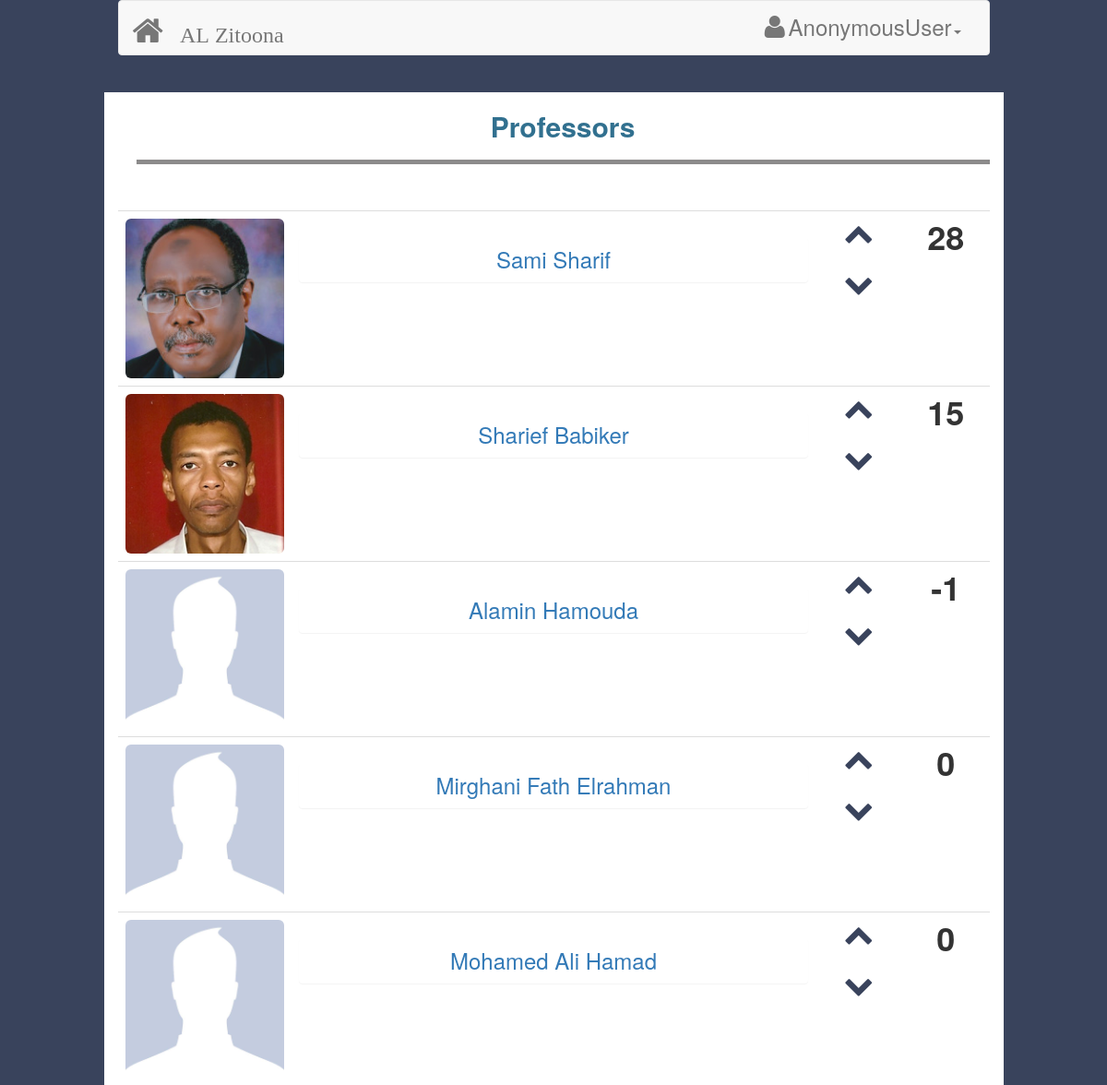
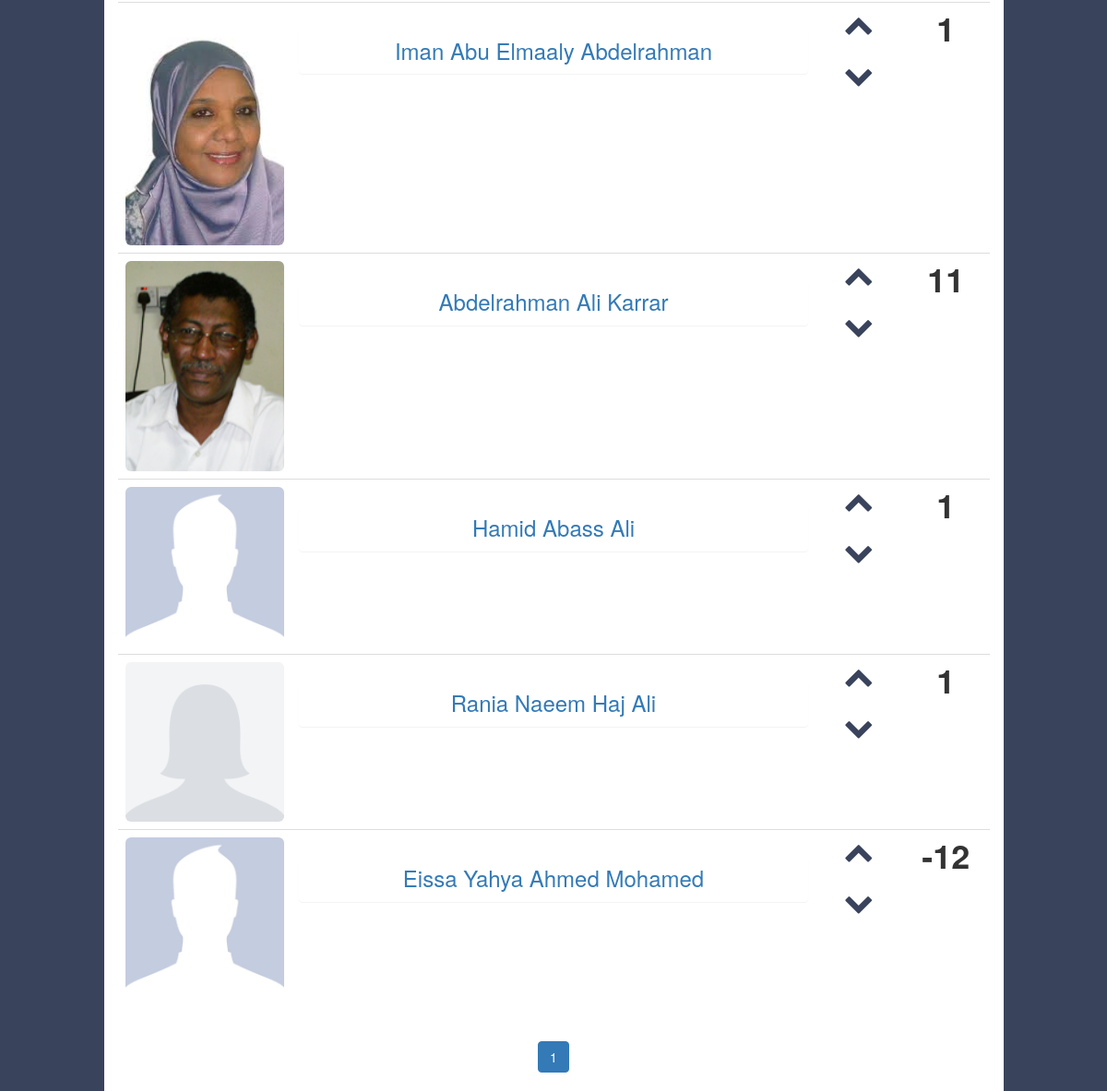
The page /home/rating_professors/ on the database its author committed (2 pictures, top to bottom).
### Begining/models.py (models this page shows, shortened)
class Professor(models.Model):
    user=models.OneToOneField(User,unique=True)
    professor_id=models.AutoField(primary_key=True,unique=True,default=None)
    nickname=models.CharField("nick name",max_length=100,default="user")
    specialization = models.CharField("specialization", max_length=100)
    phone_number = models.CharField("Phone Number", max_length=10)
    photo_name=models.CharField("photo name",max_length=100,default="")
    photo=models.FileField(upload_to=MEDIA_ROOT,default=None)
    upvote=models.IntegerField("up vote",default=0)
    downvote=models.IntegerField("down vote",default=0)
    total_votes=models.IntegerField("total votes",default=0)

### professor_section/views.py (the view, shortened to what this page needs)
# urls.py: url(r'^home/rating_professors/', rating_professors.as_view()),
class rating_professors(View):
    def get(self,request):
        user = request.user
        professors=Professor.objects.all()
        paginator = Paginator(professors, 10)
        requested_page = request.GET.get('page')
        try:
            page = paginator.page(requested_page)
        except PageNotAnInteger:
            page = paginator.page(1)
        except EmptyPage:
            page = paginator.page(paginator.num_pages)
        context={"page":page}
        return render(request,"rating_professors.html",context)

### templates/rating_professors.html (shortened to what this page needs)
{% load staticfiles %}
<html>
<head>
    <link href="{% static 'css/bootstrap.min.css'%}" rel="stylesheet">
    <link href="{% static 'css/loading.css'%}" rel="stylesheet">
    <link href="{% static 'css/loading_spinner.css'%}" rel="stylesheet">
    <link href="{% static 'css/font-awesome.min.css'%}" rel="stylesheet">
    <link href="{% static 'css/separator.css'%}" rel="stylesheet">
</head>
<body>
<div class="container">
    <div class="row">
        <div class="col-xs-10 col-xs-offset-1">
            {% include 'Site_Bar.html'%}
        </div>
        <div class="col-xs-10 col-xs-offset-1" id="alzitoona-table" style="margin-top:20px">
            <div class="h2 text-info" style="margin-left:20px;" align="center">
                <strong>Professors</strong>
                <hr class="separator">
            </div>
            <div class="table-responsive" id="normal-table">
                <table class="table " style="margin-top:30px">
                    <tbody>
                    {% for info in page.object_list %}
                    <tr id="professor{{info.user.username}">
                        <td style="height:100px" class="col-xs-2">
                            <img src={{info.photo_name}} class="img-rounded img-responsive">
                        </td>
                        <td style=" height:100px" class="col-xs-6">
                            <div class="panel" style="margin-top:20px">
                                <div class="panel-heading">
                                    <a data-toggle="collapse" href="#collapse{{info.professor_id}}"
                                       class="professor"><strong class="h3">{{info.nickname}}</strong></a>
                                </div>
                            </div>
                        </td>
                        <td style=" height:100px" class="col-xs-1">
                            <a href="#P{{info.professor_id}}" class="UpVote" title="I like it"
                               id="{{info.professor_id}}"> <i
                                    class="fa fa-chevron-up fa-2x " style="color:#39435c"></i></a>
                            <br><br>
                            <a href="#P{{info.professor_id}}" class="DownVote" title="I don't like it "
                               id="{{info.professor_id}}"><i
                                    class="fa fa-chevron-down fa-2x " style="color:#39435c"></i></a>
                        </td>
                        <td style=" height:100px" class="col-xs-1">
                            <span class="h1 " id="rate-professorResult{{info.professor_id}}"><strong>{{info.total_votes}}</strong></span>
                        </td>
                    </tr>
                    {% endfor %}
                    </tbody>
                </table>
                <div align="center">
                    <ul class="pagination pagination-centered">
                        <li class="active"><a href="?page={{ page.number }}">{{page.number}}</a></li>
                    </ul>
                </div>
            </div>
        </div>
    </div>
</div>
</body>
</html>

### templates/Site_Bar.html (shortened to what this page needs)
<nav class="navbar navbar-default">
    <div class="container-fluid">
        <div class="navbar-header">
            <a class="navbar-brand" href="/home/"><i class="fa fa-home fa-2x">&nbsp;&nbsp;<strong class="h3">AL
                Zitoona</strong></i></a>
        </div>
        <div class="collapse navbar-collapse" id="myNavbar">
            <ul class="nav navbar-nav navbar-right">
                <li class="dropdown">
                    <a class="dropdown-toggle" data-toggle="dropdown" href="#"><i class="fa fa-user fa-2x"></i>&nbsp;<strong class="h3">{{request.user}}</strong><span class="caret"></span></a>
                </li>
            </ul>
        </div>
    </div>
</nav>

### static/css/separator.css (style rules this page uses)
hr.separator { border-top: 5px solid #8c8b8b; text-align: center; }
hr.separator:after { content: '§'; display: inline-block; position: relative; top: -14px; padding: 0 10px; background: #ffffff; color: #8c8b8b; font-size: 18px; -webkit-transform: rotate(60deg); -moz-transform: rotate(60deg); transform: rotate(60deg); }

### templates/rating_professors.html (style rules this page uses)
td,th { text-align:center ; }
body { background-color:#39435c }
#alzitoona-table { background-color:white }
img { width: 200px; height: auto; }

### rows shown on the page
Professor: photo_name (picture), nickname "Sami Sharif", total_votes "28"
Professor: photo_name (picture), nickname "Sharief Babiker", total_votes "15"
Professor: photo_name (placeholder picture), nickname "Alamin Hamouda", total_votes "-1"
Professor: photo_name (placeholder picture), nickname "Mirghani Fath Elrahman", total_votes "0"
Professor: photo_name (placeholder picture), nickname "Mohamed Ali Hamad", total_votes "0"
Professor: photo_name (picture), nickname "Iman Abu Elmaaly Abdelrahman", total_votes "1"
Professor: photo_name (picture), nickname "Abdelrahman Ali Karrar", total_votes "11"
Professor: photo_name (placeholder picture), nickname "Hamid Abass Ali", total_votes "1"
Professor: photo_name (picture), nickname "Rania Naeem Haj Ali", total_votes "1"
Professor: photo_name (placeholder picture), nickname "Eissa Yahya Ahmed Mohamed", total_votes "-12"

### other values the page prints
{{ request.user }} "AnonymousUser"
{{ page.number }} "1"
